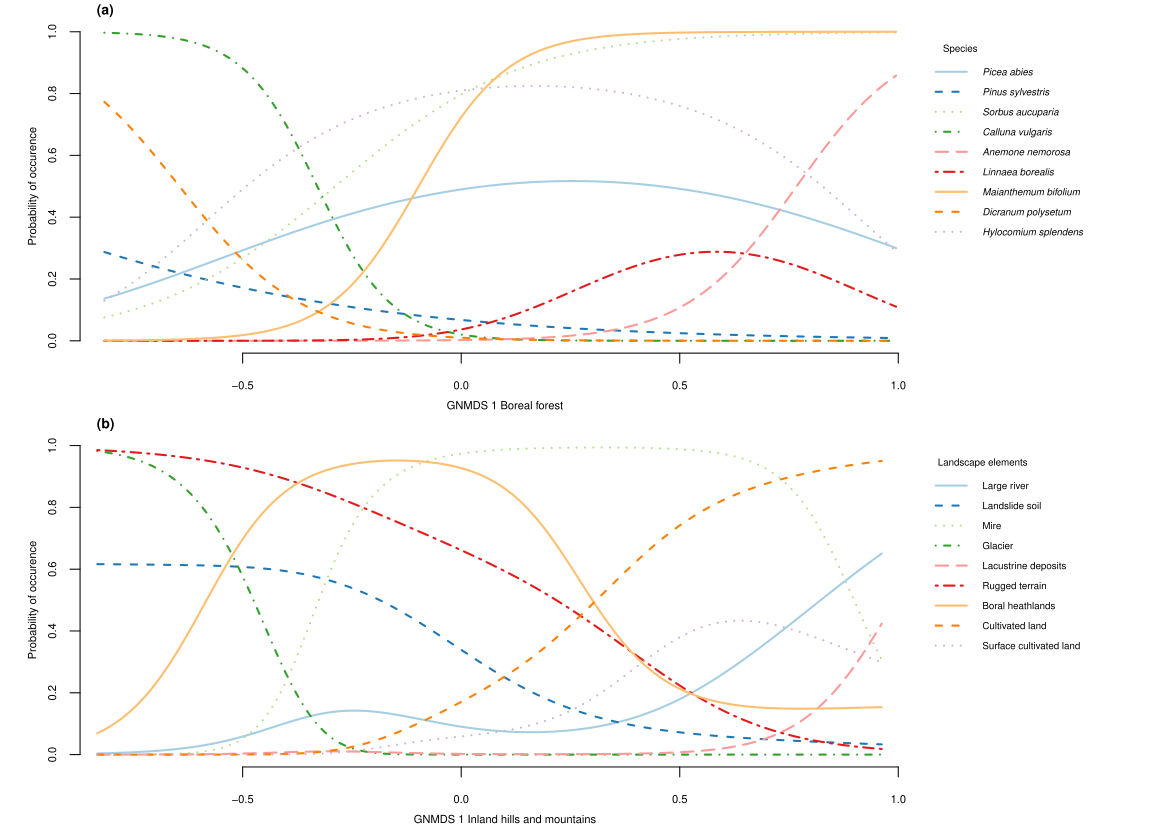

Reproduce this figure in R.
rm(list=ls())
#setwd("C:/Users/trosim/Documents/PhD/Subproject_2/Landscape_Analysis_Git_Hub/NiN_Landscape_Analysis")
#getwd()

# Loading libraries
library (readxl)#for reading in data
library(vegan)  #vegan 2.4.0
library(graphics)  #for å kunne identifisere punkter på ordinasjonsdiagram
library(knitr)
#library(formattable)
library(knitr)
library(kableExtra)
library(goeveg)
library(vegan)

#Importerer data(matriser)
#Aktuelle datamatriser er: 

spreadsheet_filename  <-  "XSpFreq.xlsx" # Setting the filename to the spreadsheet containg data

# Reading in data, specifying which columns to read with the command 'range'
sheetname  <-  "Dta" # Setting the name of the sheet within the spreadsheet containing data

sp <- read_excel(spreadsheet_filename, sheet = sheetname, range = cell_cols("C:GF"), col_names = TRUE) #analysis variables,

sp <- sp[c(1:100), ]
attach(sp)

y<-sp

### SPECIES LEVEL

gnmds1_sp <- read.csv("gnmds1_sp.csv")
gnmds1_sp <- gnmds1_sp [ , 2]

palette(c("#a6cee3", "#1f78b4", "#b2df8a", "#33a02c", "#fb9a99", "#e31a1c", 
          "#fdbf6f", "#ff7f00", "#cab2d6", "#6a3d9a", "#ffff99", "#b15928"))
#rgb( ramp(seq(0, 1, length = 5)), max = 255)

specresponse3 <- function(species, var, main, xlab, model = "auto", method = "env", axis = 1, points = FALSE, bw = FALSE) {
  
  if(!is.data.frame(species)) {
    
    if(missing(main)) {
      main <- deparse(substitute(species))
    }
    
    specnames <- deparse(substitute(species))
    species <- data.frame(species)
    ismat <- F
    
  } else {
    if(missing(main)) {
      main <- " "
    }
    specnames <- names(species)
    ismat <- T
  }
  
  species <- decostand(species, method = "pa")
  
  if(length(species) >= 1) {
    
    ls <- length(species)
    
    if(method == "env") {
      
      if(missing(xlab)) {
        xlab <- deparse(substitute(var))
      }
    } else if(method == "ord") {
      
      # Extract site scores from ordination
      var <- as.numeric(scores(var, display="sites", choices=axis))
      
      # X-axis labeling
      if(missing(xlab)) {
        xlab <- paste("Axis", axis, "sample scores")
      }
    } else {
      stop("Method unknown.")
    }
    
    plot(var, species[,1], main = " ", type="n", frame = FALSE, 
         xlab = " ", ylab=" ", cex.axis = 0.7, cex.lab = 0.7, cex.main=0.7, xlim=c(-0.8,1), ylim = c(0,1))
    
    for(i in 1:ls) {
      
      if(length(species[species[,i]>0,i]) <= 5) {
        # tried warning instead of print
        warning(paste("Only", length(species[species[,i]>0,i]), "occurrences of", names(species)[i], "."))
      }
      
      if(model == "unimodal") {
        
        specresponse <- suppressWarnings(glm(species[,i] ~ poly(var, 2),
                                             family="binomial"))
        
      } else if (model == "linear") {
        
        specresponse <- suppressWarnings(glm(species[,i] ~ var,
                                             family="binomial"))
        
      } else if (model == "bimodal") {
        
        specresponse <- suppressWarnings(glm(species[,i] ~ poly(var, 4),
                                             family="binomial"))
        
      }
      else if (model == "auto") {
        
        glm.1 <- suppressWarnings(glm(species[,i] ~ poly(var, 1), family="binomial"))
        glm.2 <- suppressWarnings(glm(species[,i] ~ poly(var, 2), family="binomial"))
        glm.3 <- suppressWarnings(glm(species[,i] ~ poly(var, 3), family="binomial"))
        glm.AIC <- c(extractAIC (glm.1)[2], extractAIC (glm.2)[2],
                     extractAIC (glm.3)[2])
        
        switch(c(1,2,3)[glm.AIC==min(glm.AIC)],
               {specresponse <- glm.1; deg<-1},
               {specresponse <- glm.2; deg<-2},
               {specresponse <- glm.3; deg<-3})
        
        
      } else if (model == "gam") {
        
        gam.list <- list()
        gam.AIC <- 0
        
        for(n in 1:4) {
          gam.list[[paste("gam", n, sep=".")]] <- mgcv::gam(species[,i] ~ s(var, k = n+2), family='binomial')
          gam.AIC[n] <- extractAIC(gam.list[[n]])[2]
        }
        
        switch(c(1,2,3,4)[gam.AIC==min(gam.AIC)],
               {specresponse <- gam.list[[1]]; deg<-3},
               {specresponse <- gam.list[[2]]; deg<-4},
               {specresponse <- gam.list[[3]]; deg<-5},
               {specresponse <- gam.list[[4]]; deg<-6})
        
      } else {
        stop("Model unknown.")
      }
      
      xneu <- seq(min(var), max(var), len = 101)
      preds <- predict(specresponse, newdata = data.frame(var = xneu),
                       type="response")
      
      if(bw == T) {
        if(points == TRUE) {
          if(i > 1) {
            species[,i][species[,i]==1] <- species[,i][species[,i]==1] - 0.02*(i-1)
            species[,i][species[,i]==0] <- species[,i][species[,i]==0] + 0.02*(i-1)
          }
          
          col <- col2rgb(i)
          points(var, species[,i], pch = i,
                 col = rgb( ramp(seq(0, 1, length = 5)), maxColorValue = 255))
        }
        
        lines(preds ~ xneu, lty=i)
      } else {
        
        if(points == TRUE) {
          if(i > 1) {
            species[,i][species[,i]==1] <- species[,i][species[,i]==1] - 0.02*(i-1)
            species[,i][species[,i]==0] <- species[,i][species[,i]==0] + 0.02*(i-1)
          }
          
          col <- col2rgb(i)
          points(var, species[,i],
                 col = rgb( ramp(seq(0, 1, length = 5)), maxColorValue = 255),
                 pch = 16)
        }
        
        lines(preds ~ xneu, lty = i, lwd= 2, col = i)
      }
    }
    
    if(ismat == T) {
      
      if(bw == T){
        if(points == TRUE) {
          legend(0.70, 0.75,legend= "names(species)", "b", lty=1:ls, lwd = 2, pch=1:ls,
                 bty = "n", cex = 0.85)
        } else {
          legend(0.70, 0.75, legend= "names(spees)", lty=1:ls, lwd = 2, pch=1:ls,
                 bty = "n", cex = 0.85)
        }
      } else {
        legend(1.05, 1, legend= c("Picea abies", "Pinus sylvestris", "Sorbus aucuparia", "Calluna vulgaris", "Anemone nemorosa", "Linnaea borealis", "Maianthemum bifolium", "Dicranum polysetum", "Hylocomium splendens"), title="Species", title.adj = 0.1, lty=1:ls, text.font=3, lwd = 2, col=1:ls, 
               bty = "n", cex = 0.6)
      }
    }
    
  }  else {
    stop("No species in matrix.")
  }
}
###


###{r, include=FALSE}

### LANDSCAPE LEVEL

av_ia <- read.csv("av_ia.csv", header = TRUE, sep = ",")
av_ia <- av_ia[ ,c(2:67)]
akse1_ia <- read.csv("akse1_ia.csv")
akse1_ia <- akse1_ia [,2]

palette(c("#a6cee3", "#1f78b4", "#b2df8a", "#33a02c", "#fb9a99", "#e31a1c", "#fdbf6f", "#ff7f00", "#cab2d6", "#6a3d9a", "#ffff99", "#b15928"))


specresponse2 <- function(species, var, main, xlab, model = "auto", method = "env", axis = 1, points = FALSE, bw = FALSE) {
  
  if(!is.data.frame(species)) {
    
    if(missing(main)) {
      main <- deparse(substitute(species))
    }
    
    specnames <- deparse(substitute(species))
    species <- data.frame(species)
    ismat <- F
    
  } else {
    if(missing(main)) {
      main <- " "
    }
    specnames <- names(species)
    ismat <- T
  }
  
  species <- decostand(species, method = "pa")
  
  if(length(species) >= 1) {
    
    ls <- length(species)
    
    if(method == "env") {
      
      if(missing(xlab)) {
        xlab <- deparse(substitute(var))
      }
    } else if(method == "ord") {
      
      # Extract site scores from ordination
      var <- as.numeric(scores(var, display="sites", choices=axis))
      
      # X-axis labeling
      if(missing(xlab)) {
        xlab <- paste("Axis", axis, "sample scores")
      }
    } else {
      stop("Method unknown.")
    }
    
    plot(var, species[,1], main = " ", type="n", frame = FALSE, 
         xlab = " ", ylab=" ", cex.axis = 0.7, cex.lab = 0.7, cex.main=0.7, xlim=c(-0.8,1), ylim = c(0,1))
    
    for(i in 1:ls) {
      
      if(length(species[species[,i]>0,i]) <= 5) {
        # tried warning instead of print
        warning(paste("Only", length(species[species[,i]>0,i]), "occurrences of", names(species)[i], "."))
      }
      
      if(model == "unimodal") {
        
        specresponse <- suppressWarnings(glm(species[,i] ~ poly(var, 2),
                                             family="binomial"))
        
      } else if (model == "linear") {
        
        specresponse <- suppressWarnings(glm(species[,i] ~ var,
                                             family="binomial"))
        
      } else if (model == "bimodal") {
        
        specresponse <- suppressWarnings(glm(species[,i] ~ poly(var, 4),
                                             family="binomial"))
        
      }
      else if (model == "auto") {
        
        glm.1 <- suppressWarnings(glm(species[,i] ~ poly(var, 1), family="binomial"))
        glm.2 <- suppressWarnings(glm(species[,i] ~ poly(var, 2), family="binomial"))
        glm.3 <- suppressWarnings(glm(species[,i] ~ poly(var, 3), family="binomial"))
        glm.AIC <- c(extractAIC (glm.1)[2], extractAIC (glm.2)[2],
                     extractAIC (glm.3)[2])
        
        switch(c(1,2,3)[glm.AIC==min(glm.AIC)],
               {specresponse <- glm.1; deg<-1},
               {specresponse <- glm.2; deg<-2},
               {specresponse <- glm.3; deg<-3})
        
        
      } else if (model == "gam") {
        
        gam.list <- list()
        gam.AIC <- 0
        
        for(n in 1:4) {
          gam.list[[paste("gam", n, sep=".")]] <- mgcv::gam(species[,i] ~ s(var, k = n+2), family='binomial')
          gam.AIC[n] <- extractAIC(gam.list[[n]])[2]
        }
        
        switch(c(1,2,3,4)[gam.AIC==min(gam.AIC)],
               {specresponse <- gam.list[[1]]; deg<-3},
               {specresponse <- gam.list[[2]]; deg<-4},
               {specresponse <- gam.list[[3]]; deg<-5},
               {specresponse <- gam.list[[4]]; deg<-6})
        
      } else {
        stop("Model unknown.")
      }
      
      xneu <- seq(min(var), max(var), len = 101)
      preds <- predict(specresponse, newdata = data.frame(var = xneu),
                       type="response")
      
      if(bw == T) {
        if(points == TRUE) {
          if(i > 1) {
            species[,i][species[,i]==1] <- species[,i][species[,i]==1] - 0.02*(i-1)
            species[,i][species[,i]==0] <- species[,i][species[,i]==0] + 0.02*(i-1)
          }
          
          col <- col2rgb(i)
          points(var, species[,i], pch = i,
                 col = rgb( ramp(seq(0, 1, length = 5)), max = 255))
        }
        
        lines(preds ~ xneu, lty=i)
      } else {
        
        if(points == TRUE) {
          if(i > 1) {
            species[,i][species[,i]==1] <- species[,i][species[,i]==1] - 0.02*(i-1)
            species[,i][species[,i]==0] <- species[,i][species[,i]==0] + 0.02*(i-1)
          }
          
          col <- col2rgb(i)
          points(var, species[,i],
                 col = rgb( ramp(seq(0, 1, length = 5)), max = 255),
                 pch = 16)
        }
        
        lines(preds ~ xneu, lty = i, lwd= 2, col = i)
      }
    }
    
    if(ismat == T) {
      
      if(bw == T){
        if(points == TRUE) {
          legend(0.70, 0.75,legend= "names(species)", "b", lty=1:ls, lwd = 2, pch=1:ls,
                 bty = "n", cex = 0.85)
        } else {
          legend(0.70, 0.75, legend= "names(spees)", lty=1:ls, lwd = 2, pch=1:ls,
                 bty = "n", cex = 0.85)
        }
      } else {
        legend(1.05, 1, legend= c("Large river", "Landslide soil", "Mire", "Glacier", "Lacustrine deposits", "Rugged terrain", "Boral heathlands" , "Cultivated land" , "Surface cultivated land"), title="Landscape elements", title.adj = 0.1, lty=1:ls, lwd = 2, col=1:ls, 
               bty = "n", cex = 0.6)
      }
    }
    
  }  else {
    stop("No species in matrix.")
  }
}
###


###{r, echo=FALSE}
species_subset <- cbind (gnmds1_sp, y)
species_subset <- subset(species_subset, gnmds1_sp > -0.8324644 )
species_subset <- subset(species_subset, gnmds1_sp < 1 )


y2 <- species_subset[ , c(2:187)]
sp_gnmds1 <- species_subset[ , 1]

par(mfrow=c(2,1), mar=c(3,4,1,12), xpd=TRUE)
specresponse3 (y2[ ,c(4,5,9, 11,18,35,38, 82, 91)], main = "Ecosystem level", sp_gnmds1, xlab = "GNMDS 1 (Boreal forest)")
title(xlab="GNMDS 1 Boreal forest", line=2, cex.lab=0.7)
title(ylab="Probability of occurence", line=2, cex.lab=0.7)
title(main = "(a)", cex.main=0.8, adj = 0.02)
specresponse2 (av_ia[ ,c(6, 8, 17, 18, 21, 34, 46, 65, 66)], main = "Landscape level", akse1_ia, model = "gam", xlab = "GNMDS 1 (Inland hills and mountains)")
title(ylab="Probability of occurence", line=2, cex.lab=0.7)
title(xlab="GNMDS 1 Inland hills and mountains", line=2, cex.lab=0.7)
title(main = "(b)", cex.main=0.8, adj = 0.02)
###
